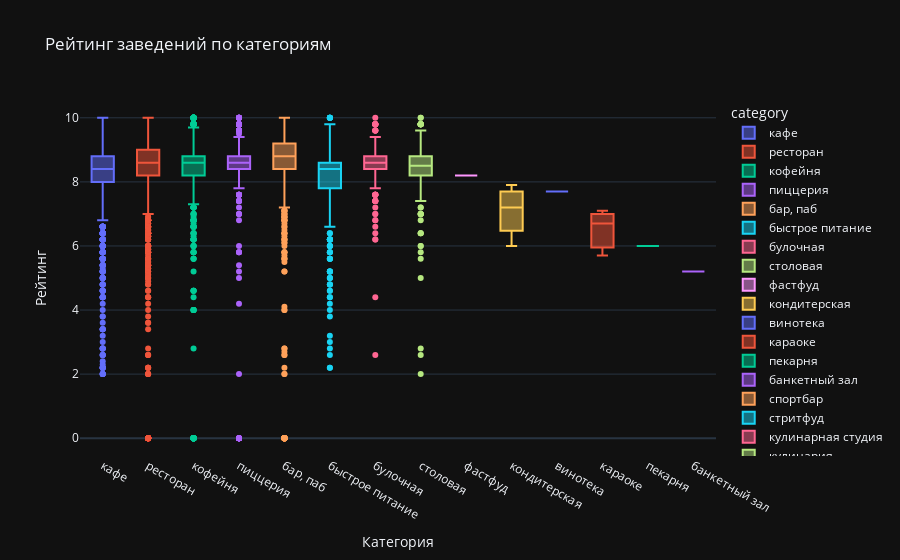

This figure's notebook cell:
### Markdown cell above
Из графика видно, что для кондитерских и караоке не имеют максимальных оценок. По среднему рейтингу данные заведения ниже остальных. Низкие оценки встречаются не очень редко. Больше всего они наблюдаются у кафе и ресторанов, что логично, их и в датасете больше.

### Code cell
fig = px.box(my_data, 
       y = 'rating',
       x = 'category',
       title = 'Рейтинг заведений по категориям', 
       color = 'category'
       )
fig.update_layout(xaxis_title = 'Категория',
                  yaxis_title = 'Рейтинг')

### Figure 1 — Plotly figure (JSON) as saved in the notebook; plotly's stock layout.template omitted (floating-point values rounded to 4 significant figures; data arrays with more than 128 entries replaced by an {"elided": "..."} marker saying what was removed)
{"data": [{"alignmentgroup": "True", "hovertemplate": "category=%{x}<br>rating=%{y}<extra></extra>", "legendgroup": "кафе", "marker": {"color": "#636efa"}, "name": "кафе", "notched": false, "offsetgroup": "кафе", "orientation": "v", "showlegend": true, "x": {"elided": "2896 str values"}, "x0": " ", "xaxis": "x", "y": {"elided": "2896 float values"}, "y0": " ", "yaxis": "y", "type": "box"}, {"alignmentgroup": "True", "hovertemplate": "category=%{x}<br>rating=%{y}<extra></extra>", "legendgroup": "ресторан", "marker": {"color": "#EF553B"}, "name": "ресторан", "notched": false, "offsetgroup": "ресторан", "orientation": "v", "showlegend": true, "x": {"elided": "3375 str values"}, "x0": " ", "xaxis": "x", "y": {"elided": "3375 float values"}, "y0": " ", "yaxis": "y", "type": "box"}, {"alignmentgroup": "True", "hovertemplate": "category=%{x}<br>rating=%{y}<extra></extra>", "legendgroup": "кофейня", "marker": {"color": "#00cc96"}, "name": "кофейня", "notched": false, "offsetgroup": "кофейня", "orientation": "v", "showlegend": true, "x": {"elided": "2202 str values"}, "x0": " ", "xaxis": "x", "y": {"elided": "2202 float values"}, "y0": " ", "yaxis": "y", "type": "box"}, {"alignmentgroup": "True", "hovertemplate": "category=%{x}<br>rating=%{y}<extra></extra>", "legendgroup": "пиццерия", "marker": {"color": "#ab63fa"}, "name": "пиццерия", "notched": false, "offsetgroup": "пиццерия", "orientation": "v", "showlegend": true, "x": {"elided": "653 str values"}, "x0": " ", "xaxis": "x", "y": {"elided": "653 float values"}, "y0": " ", "yaxis": "y", "type": "box"}, {"alignmentgroup": "True", "hovertemplate": "category=%{x}<br>rating=%{y}<extra></extra>", "legendgroup": "бар, паб", "marker": {"color": "#FFA15A"}, "name": "бар, паб", "notched": false, "offsetgroup": "бар, паб", "orientation": "v", "showlegend": true, "x": {"elided": "1319 str values"}, "x0": " ", "xaxis": "x", "y": {"elided": "1319 float values"}, "y0": " ", "yaxis": "y", "type": "box"}, {"alignmentgroup": "True", "hovertemplate": "category=%{x}<br>rating=%{y}<extra></extra>", "legendgroup": "быстрое питание", "marker": {"color": "#19d3f3"}, "name": "быстрое питание", "notched": false, "offsetgroup": "быстрое питание", "orientation": "v", "showlegend": true, "x": {"elided": "603 str values"}, "x0": " ", "xaxis": "x", "y": {"elided": "603 float values"}, "y0": " ", "yaxis": "y", "type": "box"}, {"alignmentgroup": "True", "hovertemplate": "category=%{x}<br>rating=%{y}<extra></extra>", "legendgroup": "булочная", "marker": {"color": "#FF6692"}, "name": "булочная", "notched": false, "offsetgroup": "булочная", "orientation": "v", "showlegend": true, "x": {"elided": "255 str values"}, "x0": " ", "xaxis": "x", "y": {"elided": "255 float values"}, "y0": " ", "yaxis": "y", "type": "box"}, {"alignmentgroup": "True", "hovertemplate": "category=%{x}<br>rating=%{y}<extra></extra>", "legendgroup": "столовая", "marker": {"color": "#B6E880"}, "name": "столовая", "notched": false, "offsetgroup": "столовая", "orientation": "v", "showlegend": true, "x": {"elided": "469 str values"}, "x0": " ", "xaxis": "x", "y": {"elided": "469 float values"}, "y0": " ", "yaxis": "y", "type": "box"}, {"alignmentgroup": "True", "hovertemplate": "category=%{x}<br>rating=%{y}<extra></extra>", "legendgroup": "фастфуд", "marker": {"color": "#FF97FF"}, "name": "фастфуд", "notched": false, "offsetgroup": "фастфуд", "orientation": "v", "showlegend": true, "x": {"elided": "545 str values"}, "x0": " ", "xaxis": "x", "y": {"elided": "545 float values"}, "y0": " ", "yaxis": "y", "type": "box"}, {"alignmentgroup": "True", "hovertemplate": "category=%{x}<br>rating=%{y}<extra></extra>", "legendgroup": "кондитерская", "marker": {"color": "#FECB52"}, "name": "кондитерская", "notched": false, "offsetgroup": "кондитерская", "orientation": "v", "showlegend": true, "x": {"elided": "240 str values"}, "x0": " ", "xaxis": "x", "y": {"elided": "240 float values"}, "y0": " ", "yaxis": "y", "type": "box"}, {"alignmentgroup": "True", "hovertemplate": "category=%{x}<br>rating=%{y}<extra></extra>", "legendgroup": "винотека", "marker": {"color": "#636efa"}, "name": "винотека", "notched": false, "offsetgroup": "винотека", "orientation": "v", "showlegend": true, "x": ["винотека", "винотека", "винотека", "винотека", "винотека", "винотека", "винотека", "винотека"], "x0": " ", "xaxis": "x", "y": [7.7, null, null, null, null, null, null, null], "y0": " ", "yaxis": "y", "type": "box"}, {"alignmentgroup": "True", "hovertemplate": "category=%{x}<br>rating=%{y}<extra></extra>", "legendgroup": "караоке", "marker": {"color": "#EF553B"}, "name": "караоке", "notched": false, "offsetgroup": "караоке", "orientation": "v", "showlegend": true, "x": ["караоке", "караоке", "караоке", "караоке", "караоке", "караоке", "караоке", "караоке", "караоке", "караоке", "караоке", "караоке", "караоке", "караоке", "караоке", "караоке", "караоке", "караоке", "караоке", "караоке"], "x0": " ", "xaxis": "x", "y": [7.1, null, null, null, null, null, null, 6.7, 5.7, null, null, null, null, null, null, null, null, null, null, null], "y0": " ", "yaxis": "y", "type": "box"}, {"alignmentgroup": "True", "hovertemplate": "category=%{x}<br>rating=%{y}<extra></extra>", "legendgroup": "пекарня", "marker": {"color": "#00cc96"}, "name": "пекарня", "notched": false, "offsetgroup": "пекарня", "orientation": "v", "showlegend": true, "x": ["пекарня", "пекарня", "пекарня", "пекарня", "пекарня", "пекарня", "пекарня", "пекарня", "пекарня", "пекарня", "пекарня", "пекарня", "пекарня", "пекарня", "пекарня", "пекарня", "пекарня", "пекарня", "пекарня", "пекарня", "пекарня", "пекарня", "пекарня", "пекарня", "пекарня", "пекарня", "пекарня", "пекарня", "пекарня", "пекарня", "пекарня", "пекарня", "пекарня", "пекарня", "пекарня", "пекарня", "пекарня", "пекарня", "пекарня", "пекарня", "пекарня", "пекарня", "пекарня", "пекарня", "пекарня", "пекарня", "пекарня", "пекарня", "пекарня", "пекарня", "пекарня", "пекарня", "пекарня", "пекарня", "пекарня", "пекарня", "пекарня", "пекарня", "пекарня", "пекарня", "пекарня", "пекарня", "пекарня", "пекарня", "пекарня", "пекарня", "пекарня", "пекарня", "пекарня", "пекарня", "пекарня", "пекарня", "пекарня", "пекарня", "пекарня", "пекарня", "пекарня", "пекарня", "пекарня", "пекарня", "пекарня", "пекарня", "пекарня", "пекарня", "пекарня", "пекарня", "пекарня"], "x0": " ", "xaxis": "x", "y": [6.0, null, null, null, null, null, null, null, null, null, null, null, null, null, null, null, null, null, null, null, null, null, null, null, null, null, null, null, null, null, null, null, null, null, null, null, null, null, null, null, null, null, null, null, null, null, null, null, null, null, null, null, null, null, null, null, null, null, null, null, null, null, null, null, null, null, null, null, null, null, null, null, null, null, null, null, null, null, null, null, null, null, null, null, null, null, null], "y0": " ", "yaxis": "y", "type": "box"}, {"alignmentgroup": "True", "hovertemplate": "category=%{x}<br>rating=%{y}<extra></extra>", "legendgroup": "банкетный зал", "marker": {"color": "#ab63fa"}, "name": "банкетный зал", "notched": false, "offsetgroup": "банкетный зал", "orientation": "v", "showlegend": true, "x": ["банкетный зал", "банкетный зал", "банкетный зал", "банкетный зал", "банкетный зал", "банкетный зал", "банкетный зал", "банкетный зал", "банкетный зал", "банкетный зал", "банкетный зал", "банкетный зал", "банкетный зал", "банкетный зал", "банкетный зал", "банкетный зал", "банкетный зал", "банкетный зал", "банкетный зал", "банкетный зал", "банкетный зал", "банкетный зал", "банкетный зал", "банкетный зал", "банкетный зал", "банкетный зал", "банкетный зал", "банкетный зал", "банкетный зал", "банкетный зал", "банкетный зал", "банкетный зал", "банкетный зал", "банкетный зал", "банкетный зал", "банкетный зал", "банкетный зал", "банкетный зал", "банкетный зал", "банкетный зал", "банкетный зал", "банкетный зал", "банкетный зал", "банкетный зал", "банкетный зал", "банкетный зал", "банкетный зал", "банкетный зал", "банкетный зал", "банкетный зал", "банкетный зал", "банкетный зал", "банкетный зал", "банкетный зал", "банкетный зал", "банкетный зал", "банкетный зал", "банкетный зал", "банкетный зал", "банкетный зал", "банкетный зал", "банкетный зал", "банкетный зал", "банкетный зал", "банкетный зал", "банкетный зал", "банкетный зал", "банкетный зал", "банкетный зал", "банкетный зал", "банкетный зал", "банкетный зал", "банкетный зал", "банкетный зал", "банкетный зал", "банкетный зал", "банкетный зал", "банкетный зал", "банкетный зал", "банкетный зал", "банкетный зал", "банкетный зал", "банкетный зал", "банкетный зал", "банкетный зал", "банкетный зал", "банкетный зал", "банкетный зал", "банкетный зал", "банкетный зал", "банкетный зал", "банкетный зал", "банкетный зал", "банкетный зал", "банкетный зал", "банкетный зал", "банкетный зал", "банкетный зал", "банкетный зал", "банкетный зал", "банкетный зал", "банкетный зал", "банкетный зал", "банкетный зал", "банкетный зал", "банкетный зал", "банкетный зал", "банкетный зал", "банкетный зал", "банкетный зал", "банкетный зал", "банкетный зал"], "x0": " ", "xaxis": "x", "y": [5.2, null, null, null, null, null, null, null, null, null, null, null, null, null, null, null, null, null, null, null, null, null, null, null, null, null, null, null, null, null, null, null, null, null, null, null, null, null, null, null, null, null, null, null, null, null, null, null, null, null, null, null, null, null, null, null, null, null, null, null, null, null, null, null, null, null, null, null, null, null, null, null, null, null, null, null, null, null, null, null, null, null, null, null, null, null, null, null, null, null, null, null, null, null, null, null, null, null, null, null, null, null, null, null, null, null, null, null, null, null, null, null], "y0": " ", "yaxis": "y", "type": "box"}, {"alignmentgroup": "True", "hovertemplate": "category=%{x}<br>rating=%{y}<extra></extra>", "legendgroup": "спортбар", "marker": {"color": "#FFA15A"}, "name": "спортбар", "notched": false, "offsetgroup": "спортбар", "orientation": "v", "showlegend": true, "x": ["спортбар", "спортбар", "спортбар", "спортбар", "спортбар", "спортбар"], "x0": " ", "xaxis": "x", "y": [null, null, null, null, null, null], "y0": " ", "yaxis": "y", "type": "box"}, {"alignmentgroup": "True", "hovertemplate": "category=%{x}<br>rating=%{y}<extra></extra>", "legendgroup": "стритфуд", "marker": {"color": "#19d3f3"}, "name": "стритфуд", "notched": false, "offsetgroup": "стритфуд", "orientation": "v", "showlegend": true, "x": ["стритфуд", "стритфуд", "стритфуд", "стритфуд", "стритфуд", "стритфуд", "стритфуд", "стритфуд", "стритфуд", "стритфуд", "стритфуд", "стритфуд", "стритфуд", "стритфуд", "стритфуд", "стритфуд", "стритфуд", "стритфуд", "стритфуд", "стритфуд"], "x0": " ", "xaxis": "x", "y": [null, null, null, null, null, null, null, null, null, null, null, null, null, null, null, null, null, null, null, null], "y0": " ", "yaxis": "y", "type": "box"}, {"alignmentgroup": "True", "hovertemplate": "category=%{x}<br>rating=%{y}<extra></extra>", "legendgroup": "кулинарная студия", "marker": {"color": "#FF6692"}, "name": "кулинарная студия", "notched": false, "offsetgroup": "кулинарная студия", "orientation": "v", "showlegend": true, "x": ["кулинарная студия", "кулинарная студия", "кулинарная студия"], "x0": " ", "xaxis": "x", "y": [null, null, null], "y0": " ", "yaxis": "y", "type": "box"}, {"alignmentgroup": "True", "hovertemplate": "category=%{x}<br>rating=%{y}<extra></extra>", "legendgroup": "кулинария", "marker": {"color": "#B6E880"}, "name": "кулинария", "notched": false, "offsetgroup": "кулинария", "orientation": "v", "showlegend": true, "x": ["кулинария", "кулинария", "кулинария", "кулинария", "кулинария", "кулинария", "кулинария", "кулинария", "кулинария", "кулинария", "кулинария", "кулинария", "кулинария", "кулинария", "кулинария", "кулинария", "кулинария", "кулинария", "кулинария", "кулинария", "кулинария"], "x0": " ", "xaxis": "x", "y": [null, null, null, null, null, null, null, null, null, null, null, null, null, null, null, null, null, null, null, null, null], "y0": " ", "yaxis": "y", "type": "box"}, {"alignmentgroup": "True", "hovertemplate": "category=%{x}<br>rating=%{y}<extra></extra>", "legendgroup": "чайная", "marker": {"color": "#FF97FF"}, "name": "чайная", "notched": false, "offsetgroup": "чайная", "orientation": "v", "showlegend": true, "x": ["чайная"], "x0": " ", "xaxis": "x", "y": [null], "y0": " ", "yaxis": "y", "type": "box"}], "layout": {"xaxis": {"anchor": "y", "domain": [0.0, 1.0], "title": {"text": "Категория"}, "categoryorder": "array", "categoryarray": ["кафе", "ресторан", "кофейня", "пиццерия", "бар, паб", "быстрое питание", "булочная", "столовая", "фастфуд", "кондитерская", "винотека", "караоке", "пекарня", "банкетный зал", "спортбар", "стритфуд", "кулинарная студия", "кулинария", "чайная"]}, "yaxis": {"anchor": "x", "domain": [0.0, 1.0], "title": {"text": "Рейтинг"}}, "legend": {"title": {"text": "category"}, "tracegroupgap": 0}, "title": {"text": "Рейтинг заведений по категориям"}, "boxmode": "overlay"}}
